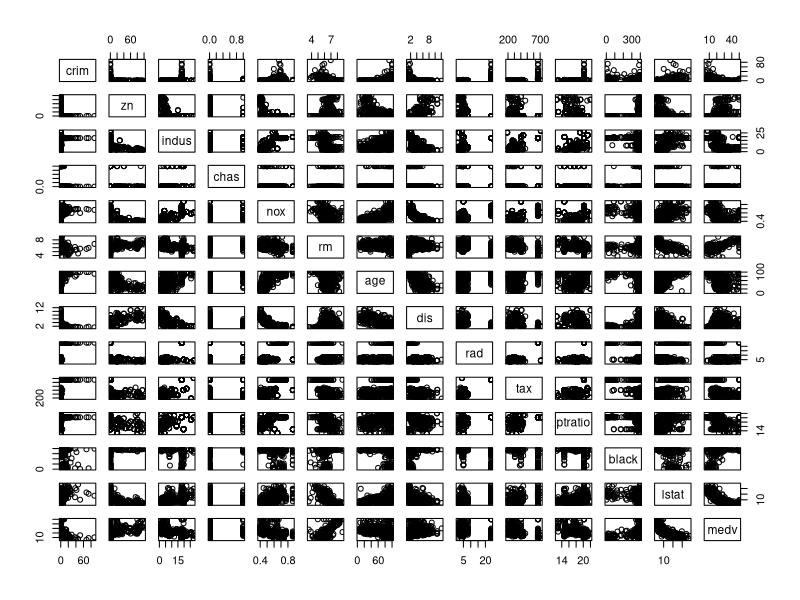
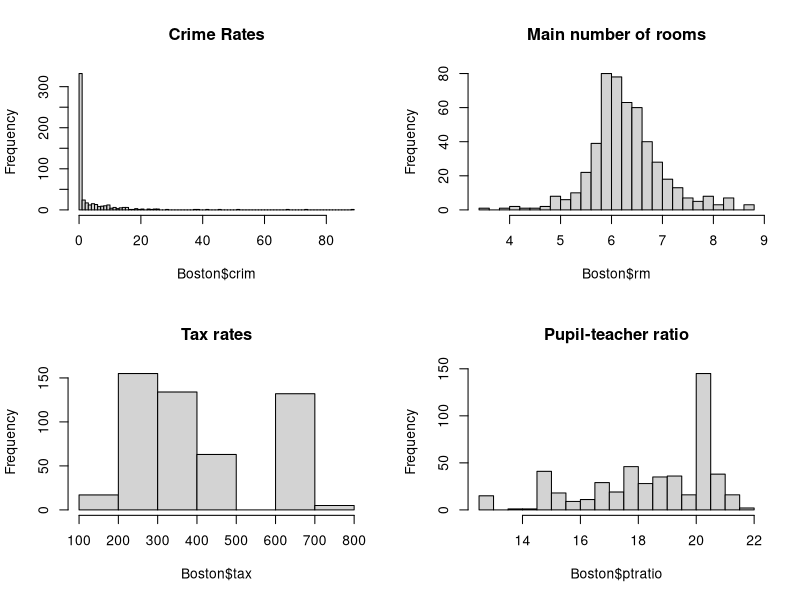
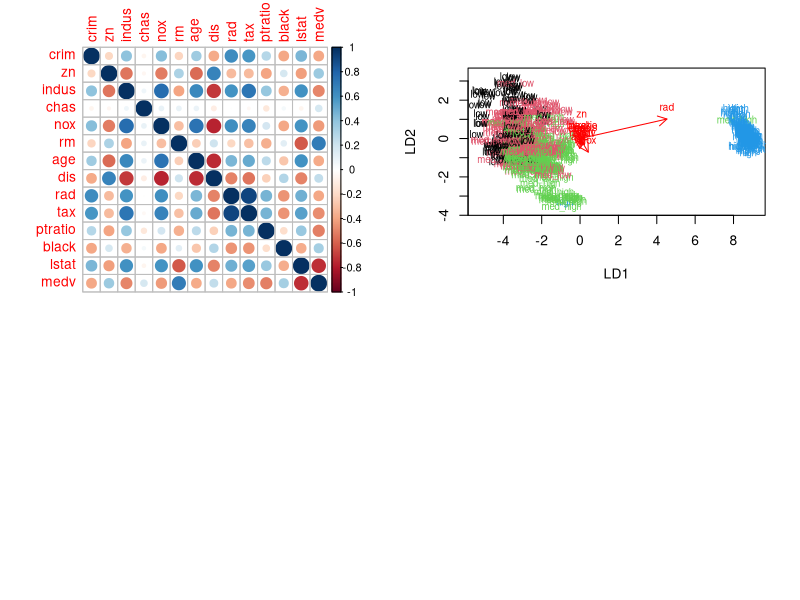
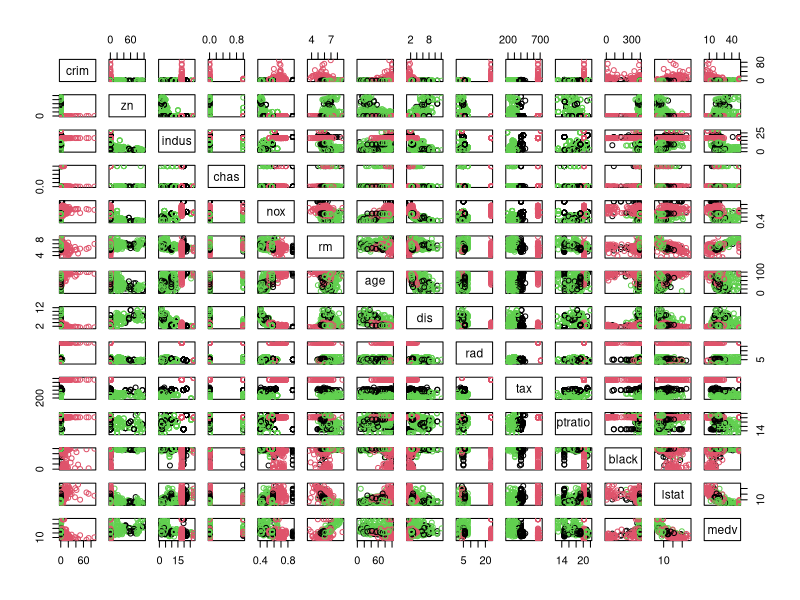

Recreate these plots in R, in order.
## ---- chunk 1
knitr::opts_chunk$set(echo = TRUE)

#libraries
library(MASS)
library(tidyverse)
library(ggplot2)
library(GGally)
library(corrplot)
## ---- chunk 2
getwd()
dim(Boston)
glimpse(Boston)
colnames(Boston)
## ---- chunk 3
summary(Boston)
## ---- chunk 4
pairs(Boston)

par(mfrow=c(2,2))
hist(Boston$crim, main="Crime Rates",breaks="FD")
hist(Boston$rm, main="Main number of rooms", breaks="FD")
hist(Boston$tax, main="Tax rates", breaks="FD")
hist(Boston$ptratio, main="Pupil-teacher ratio", breaks="FD")

## ---- chunk 5
M <- cor(Boston)
corrplot(M, method = "circle")
## ---- chunk 6
# center and standardize variables
boston_scaled <- scale(Boston)

# summaries of the scaled variables
summary(boston_scaled)

# change the object to data frame
boston_scaled <- as.data.frame(boston_scaled)

## ---- chunk 7
# summary of the scaled crime rate
summary(boston_scaled$crim)

# creating a quantile vector of crim 
bins <- quantile(boston_scaled$crim)
bins

# creating a categorical variable 'crime'
crime <- cut(boston_scaled$crim, breaks=bins, include.lowest = TRUE, label= c("low", "med_low", "med_high", "high"))

table(crime)

# remove original crim from the dataset
boston_scaled <- dplyr::select(boston_scaled, -crim)

# add the new categorical value to scaled data
boston_scaled <- data.frame(boston_scaled, crime)

## ---- chunk 8
# number of rows in the Boston dataset 
n <- nrow(boston_scaled)

# choose randomly 80% of the rows
ind <- sample(n,  size = n * 0.8)

# create train set with only those 80% random rows
train <- boston_scaled[ind,]

# create test set excluding those rows in the train set
test <- boston_scaled[-ind,]

## ---- chunk 9
# linear discriminant analysis
lda.fit <- lda(crime ~., data = train)

# print the lda.fit object
lda.fit

# the function for lda biplot arrows
lda.arrows <- function(x, myscale = 1, arrow_heads = 0.1, color = "red", tex = 0.75, choices = c(1,2)){
  heads <- coef(x)
  arrows(x0 = 0, y0 = 0, 
         x1 = myscale * heads[,choices[1]], 
         y1 = myscale * heads[,choices[2]], col=color, length = arrow_heads)
  text(myscale * heads[,choices], labels = row.names(heads), 
       cex = tex, col=color, pos=3)
}

# target classes as numeric
classes <- as.numeric(train$crime)

# plot the lda results
plot(lda.fit, dimen = 2, col=classes, pch=classes)
lda.arrows(lda.fit, myscale = 1)

## ---- chunk 10
#saving the crime categories from the test set
crime.correct <- test$crime

#remove crime variable from test dataset

test2 <- dplyr::select(test, -crime)
colnames(test) # with crime
test$crime #categorical
colnames(test2) # without crime

# predict classes with test data
lda.pred <- predict(lda.fit, newdata = test)

# cross tabulate the results
table(correct = crime.correct, predicted = lda.pred$class)

## ---- chunk 11
library(MASS)
View(Boston)
#standardize the data set
Boston_scaled2 <- scale(Boston)

# calculating the euclidean distance between obesrvations, the most common distance measure
dist_eu <- dist(Boston_scaled2)

# look at the summary of the distances
summary(dist_eu)

# k-means clustering
km <-kmeans(Boston, centers = 3)

# trying different numbers of clusters (1:3)
km <-kmeans(Boston, centers = 3)
summary(km)

# plot the Boston dataset with clusters
pairs(Boston, col=km$cluster)

